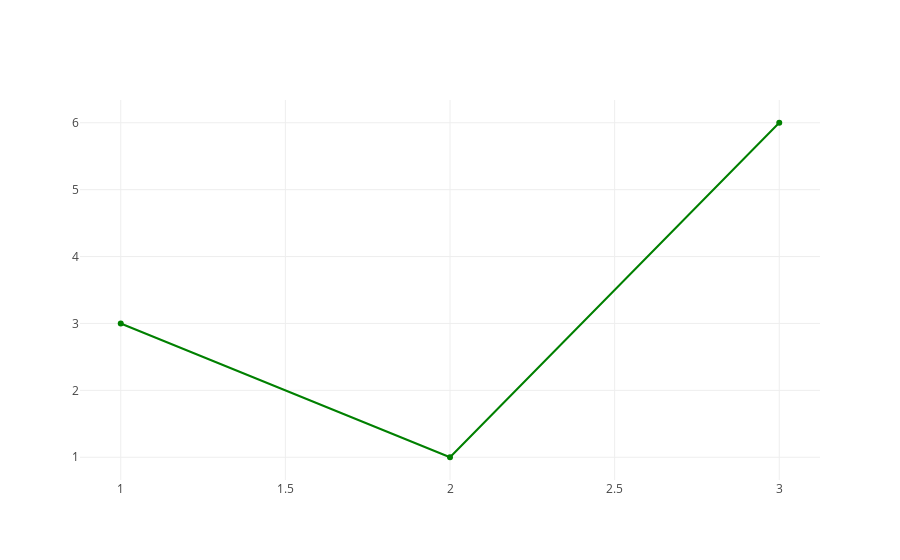

The code cell stored with this chart in its notebook:
### Markdown cell above
/Library/Frameworks/Python.framework/Versions/2.7/lib/python2.7/site-packages/plotly/graph_objs/_deprecations.py:426: DeprecationWarning:

plotly.graph_objs.Marker is deprecated.
Please replace it with one of the following more specific types
  - plotly.graph_objs.scatter.Marker
  - plotly.graph_objs.histogram.selected.Marker
  - etc.

### Code cell
iplot(fig)

### Figure 1 — Plotly figure (JSON) as saved in the notebook; plotly's stock layout.template omitted (floating-point values rounded to 4 significant figures)
{"data": [{"marker": {"color": "green"}, "type": "scatter", "uid": "83f88c0c-7589-11e8-857f-c869cda04ed6", "x": [1, 2, 3], "y": [3, 1, 6]}], "layout": {}}
